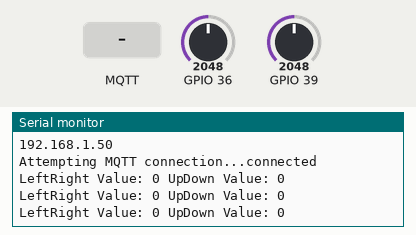
Simulated run of this program. Board: ESP32. Parts: the last lines printed to the serial monitor. The inputs (shaded band) are chosen by the test bench; at power-on: GPIO 36 = 2048, GPIO 39 = 2048. WiFi joins after 1.5 s; servers stay silent unless stated; no MQTT or app messages arrive unless stated.

Above: at 2.8 s.
2.9 s: MQTT message "1" arrives on the first subscribed topic
4.6 s: MQTT message "on" arrives on the first subscribed topic
6.1 s: MQTT message "off" arrives on the first subscribed topic
7.7 s: GPIO 36 set to 2866
At 9.1 s:
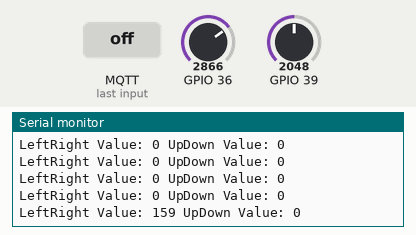
9.2 s: GPIO 39 set to 2866
At 10.1 s:
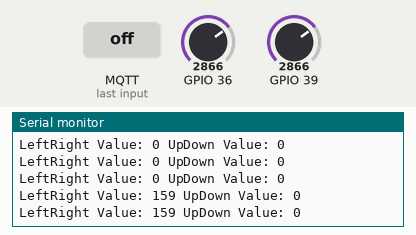
10.7 s: GPIO 36 set to 3603
At 11.1 s:
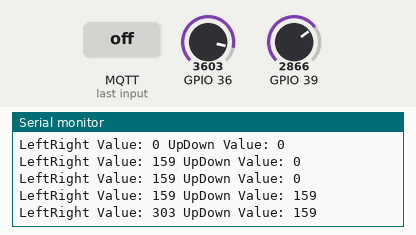
Timing chart, 0 to 13.2 s (numbered marks = the images above; inputs shaded):
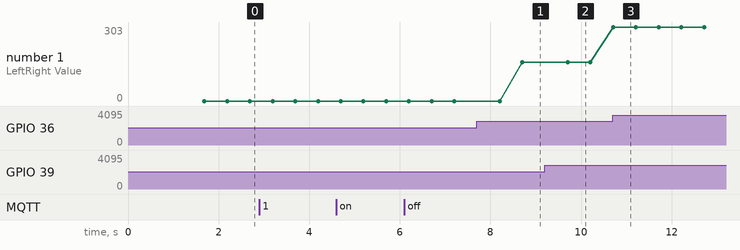

Measured:
- after the input at 7.7 s, the serial monitor: prints a new line after 1.0 s (image 1)
- after the input at 10.7 s, the serial monitor: prints a new line at once (image 3)
- plotted number 1: 0 → 159 after the input at 7.7 s, 159 → 303 after the input at 10.7 s

The program:

main.cpp
```cpp
// main.ino

#include "../lib/Joystick/joystick.h"
#include <PubSubClient.h>
#include <WiFi.h>
#include <Wire.h>
#include <ArduinoJson.h>

// Replace the next variables with your SSID/Password combination
const char* ssid = "Phone 2";
const char* password = "AgnesErHot21";

// Add your MQTT Broker IP address, example:
const char* mqtt_server = "192.168.226.41";  // Raspberry Pi IP address
WiFiClient espClient;
PubSubClient client(espClient);
long lastMsg = 0;
char msg[50];
int value = 0;

void setup_wifi() {
    delay(10);
    Serial.println();
    Serial.print("Connecting to ");
    Serial.println(ssid);
    WiFi.begin(ssid, password);

    while (WiFi.status() != WL_CONNECTED) {
        delay(500);
        Serial.print(".");
    }

    Serial.println("");
    Serial.println("WiFi connected");
    Serial.println("IP address: ");
    Serial.println(WiFi.localIP());
}

void callback(char* topic, byte* message, unsigned int length) {
    Serial.print("Message arrived on topic: ");
    Serial.print(topic);
    Serial.print(". Message: ");
    String messageTemp;

    for (int i = 0; i < length; i++) {
        messageTemp += (char)message[i];
    }
    Serial.println(messageTemp);
}

void reconnect() {
    while (!client.connected()) {
        Serial.print("Attempting MQTT connection...");
        if (client.connect("ESP8266Client")) {
            Serial.println("connected");
            client.subscribe("esp32/output");
        } else {
            Serial.print("failed, rc=");
            Serial.print(client.state());
            Serial.println(" try again in 5 seconds");
            delay(5000);
        }
    }
}

void setup() {
    setupJoystick();
    setup_wifi();
    client.setServer(mqtt_server, 1883);
    client.setCallback(callback);
}

void loop() {
    if (!client.connected()) {
        reconnect();
    }
    client.loop();

    readAndUpdateJoystick(); // Update joystick values
    long now = millis();
    if (now - lastMsg > 100) {
        lastMsg = now;

        // Generate JSON document with joystick values
        DynamicJsonDocument doc(1024);
        doc["leftRight"] = DirLeftRightVal;
        doc["upDown"] = DirUpDownVal;

        String output;
        serializeJson(doc, output);

        // Publish to MQTT
        client.publish("esp32/kontrollerOutput", output.c_str(), true); // The true parameter may enable QoS 1 or 2 depending on the library implementation

    }
}
```
